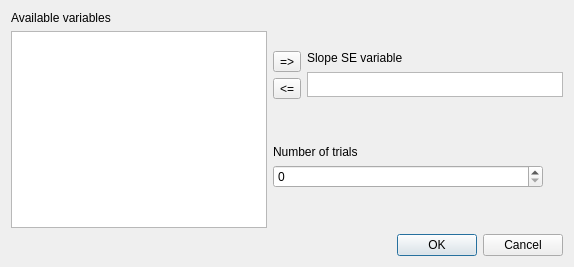
<?xml version="1.0" encoding="UTF-8"?>
<ui version="4.0">
 <class>Dialog</class>
 <widget class="QDialog" name="Dialog">
  <property name="windowTitle">
   <string>Compare groups - Single case slope</string>
  </property>
  <layout class="QGridLayout" name="gridLayout_2">
   <item row="0" column="0" rowspan="2">
    <layout class="QVBoxLayout" name="verticalLayout">
     <item>
      <widget class="QLabel" name="label">
       <property name="text">
        <string>Available variables</string>
       </property>
      </widget>
     </item>
     <item>
      <widget class="QListWidget" name="source_listWidget">
       <property name="selectionMode">
        <enum>QAbstractItemView::ExtendedSelection</enum>
       </property>
      </widget>
     </item>
    </layout>
   </item>
   <item row="0" column="1">
    <layout class="QGridLayout" name="gridLayout">
     <item row="3" column="0">
      <widget class="QToolButton" name="removeVar">
       <property name="text">
        <string>&lt;=</string>
       </property>
      </widget>
     </item>
     <item row="1" column="1">
      <widget class="QLabel" name="label_2">
       <property name="text">
        <string>Slope SE variable</string>
       </property>
      </widget>
     </item>
     <item row="2" column="1" rowspan="2">
      <widget class="QListWidget" name="selected_listWidget">
       <property name="enabled">
        <bool>true</bool>
       </property>
       <property name="maximumSize">
        <size>
         <width>16777215</width>
         <height>25</height>
        </size>
       </property>
       <property name="selectionMode">
        <enum>QAbstractItemView::ExtendedSelection</enum>
       </property>
      </widget>
     </item>
     <item row="1" column="0" rowspan="2">
      <widget class="QToolButton" name="addVar">
       <property name="text">
        <string>=&gt;</string>
       </property>
      </widget>
     </item>
     <item row="0" column="1">
      <spacer name="verticalSpacer">
       <property name="orientation">
        <enum>Qt::Vertical</enum>
       </property>
       <property name="sizeHint" stdset="0">
        <size>
         <width>20</width>
         <height>40</height>
        </size>
       </property>
      </spacer>
     </item>
    </layout>
   </item>
   <item row="1" column="1">
    <layout class="QGridLayout" name="gridLayout_3">
     <item row="1" column="0">
      <layout class="QVBoxLayout" name="verticalLayout_4">
       <item>
        <widget class="QLabel" name="label_3">
         <property name="text">
          <string>Number of trials</string>
         </property>
        </widget>
       </item>
       <item>
        <widget class="QSpinBox" name="spinBox">
         <property name="maximum">
          <number>1000000000</number>
         </property>
        </widget>
       </item>
      </layout>
     </item>
     <item row="2" column="1">
      <spacer name="verticalSpacer_2">
       <property name="orientation">
        <enum>Qt::Vertical</enum>
       </property>
       <property name="sizeHint" stdset="0">
        <size>
         <width>20</width>
         <height>40</height>
        </size>
       </property>
      </spacer>
     </item>
     <item row="0" column="0">
      <spacer name="verticalSpacer_3">
       <property name="orientation">
        <enum>Qt::Vertical</enum>
       </property>
       <property name="sizeHint" stdset="0">
        <size>
         <width>20</width>
         <height>40</height>
        </size>
       </property>
      </spacer>
     </item>
    </layout>
   </item>
   <item row="2" column="1">
    <widget class="QDialogButtonBox" name="buttonBox">
     <property name="orientation">
      <enum>Qt::Horizontal</enum>
     </property>
     <property name="standardButtons">
      <set>QDialogButtonBox::Cancel|QDialogButtonBox::Ok</set>
     </property>
     <property name="centerButtons">
      <bool>false</bool>
     </property>
    </widget>
   </item>
  </layout>
 </widget>
 <resources/>
 <connections/>
</ui>
